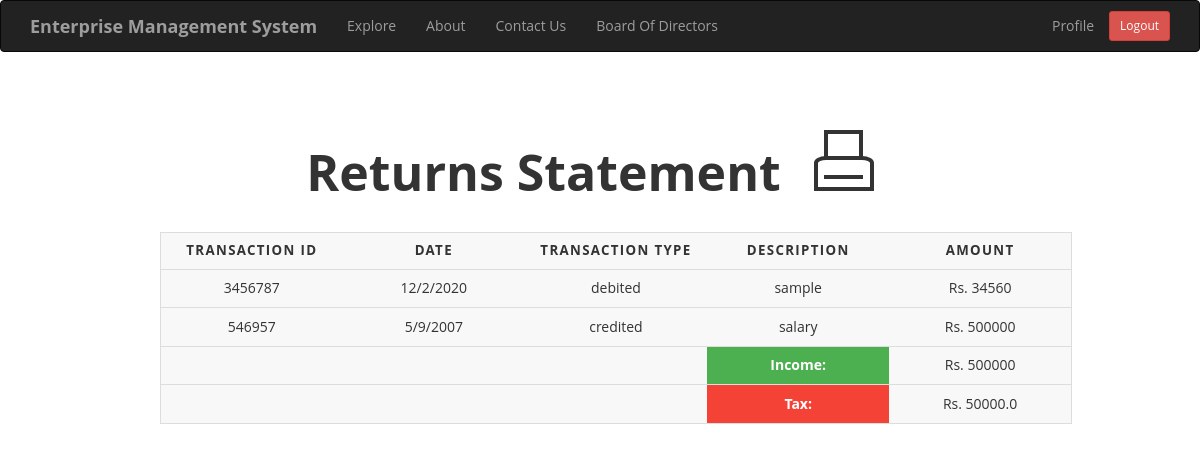
/get_returns (signed in), run on an earlier commit of the app's database.
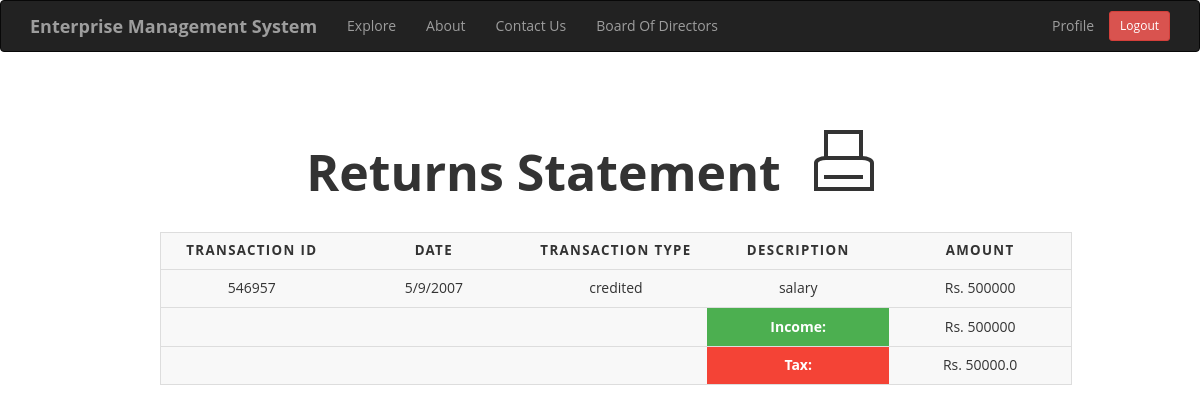
And on a later commit of the database.
### app/models.py (models this page shows, shortened)
class Transaction(db.Model):
    id = db.Column(db.Integer,primary_key=True)
    tr_id = db.Column(db.Integer)
    date = db.Column(db.String(64))
    description = db.Column(db.String(140))
    tr_type = db.Column(db.String(64))
    amount = db.Column(db.Integer)
    valid = db.Column(db.Boolean, default=False)
    user_id = db.Column(db.Integer,db.ForeignKey('user.id'))
    comment = db.relationship('Comment',backref='comment_of',lazy='dynamic')
    document = db.relationship('Document',backref='document_of',lazy='dynamic')

### app/routes.py (the view)
@app.route('/get_returns')
@login_required
def get_returns():
    transactions = Transaction.query.filter_by(user_id=current_user.id,valid=True)
    cr_tr = Transaction.query.filter_by(user_id=current_user.id,valid=True,tr_type='credited')
    inc_tax, income = tax(cr_tr)
    return render_template('returns.html',title='Returns',transaction=transactions,tax=inc_tax,income=income)

### app/get_returns.py (called while the page is built)
def tax(cr):
    income,tax=0, 0
    for t in cr:
    	income+=t.amount
    if income < 250000:
    	return tax, income
    elif income < 500000:
    	tax = income/20
    	return tax, income
    elif income < 750000:
    	return income/10, income
    elif income < 1000000:
        return 15*(income/100), income
    elif income < 1250000:
    	return 20*(income/100), income
    elif income < 1500000:
    	return 25*(income/100), income
    else:
    	return 30*(income/100), income

### app/models.py (called while the page is built)
@login.user_loader
def load_user(id):
    return User.query.get(int(id))

### app/routes.py (called while the page is built)
@app.before_request
def before_request():
    if current_user.is_authenticated:
        current_user.last_seen = datetime.utcnow()
        db.session.commit()

### app/templates/returns.html (shortened to what this page needs)
{% extends "base.html" %}
{% block app_content %}
  <p style="text-align: center; font-size: 50px; margin-top: 50px;"><b>Returns Statement</b> <button class="print-button" onclick="print()"><span class="print-icon"></span></button></p>
<table style="margin-left: 130px;">
  <thead>
    <tr>
      <th scope="col">Transaction ID</th>
      <th scope="col">Date</th>
      <th scope="col">Transaction Type</th>
      <th scope="col">Description</th>
      <th scope="col">Amount</th>
    </tr>
  </thead>
  <tbody>
  	{% for po in transaction %}
    <tr>
    	<td>{{ po.tr_id }}</td>
        <td>{{ po.date }}</td>
        <td>{{ po.tr_type }}</td>
        <td>{{ po.description }}</td>
        <td>Rs. {{ po.amount }}</td>
    </tr>
    {% endfor %}
    <tr>
      <td></td>
      <td></td>
      <td></td>
      <td style="color: white; background-color: #4CAF50;"><b>Income: </b></td>
      <td>Rs. {{ income }}</td>
    </tr>
    <tr>
      <td></td>
      <td></td>
      <td></td>
      <td style="color: white; background-color: #f44336;"><b>Tax: </b></td>
      <td>Rs. {{ tax }}</td>
    </tr>
  </tbody>
</table>
{% endblock %}

What changed in the data, as far as the page shows it:
no longer on this page (row edited): Transaction: tr_id "3456787", date "12/2/2020", tr_type "debited", description "sample", amount "34560"
